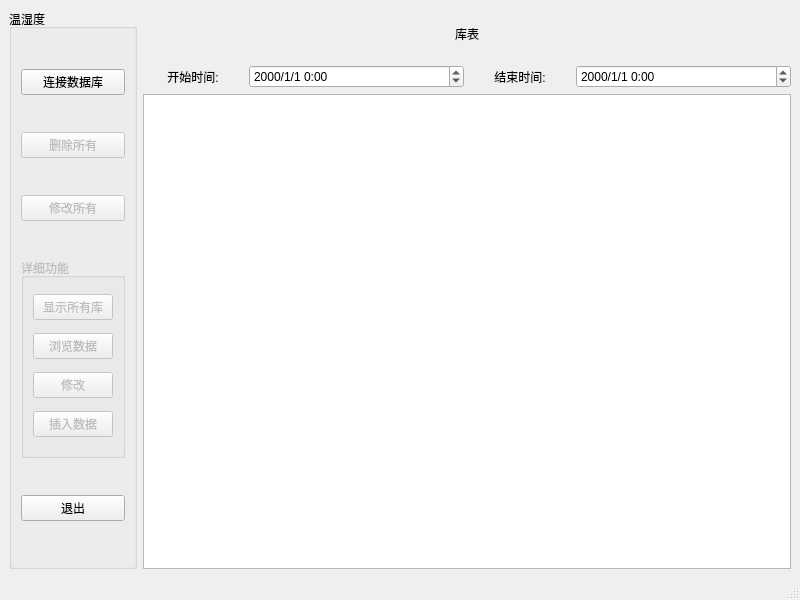
<?xml version="1.0" encoding="UTF-8"?>
<ui version="4.0">
 <class>MainWindow</class>
 <widget class="QMainWindow" name="MainWindow">
  <property name="geometry">
   <rect>
    <x>0</x>
    <y>0</y>
    <width>800</width>
    <height>600</height>
   </rect>
  </property>
  <property name="windowTitle">
   <string>MainWindow</string>
  </property>
  <widget class="QWidget" name="centralWidget">
   <layout class="QHBoxLayout" name="horizontalLayout">
    <item>
     <widget class="QGroupBox" name="groupBox">
      <property name="title">
       <string>温湿度</string>
      </property>
      <layout class="QVBoxLayout" name="verticalLayout">
       <item>
        <widget class="QPushButton" name="conn">
         <property name="text">
          <string>连接数据库</string>
         </property>
        </widget>
       </item>
       <item>
        <widget class="QPushButton" name="del_all">
         <property name="enabled">
          <bool>false</bool>
         </property>
         <property name="text">
          <string>删除所有</string>
         </property>
        </widget>
       </item>
       <item>
        <widget class="QPushButton" name="up_all">
         <property name="enabled">
          <bool>false</bool>
         </property>
         <property name="text">
          <string>修改所有</string>
         </property>
        </widget>
       </item>
       <item>
        <widget class="QGroupBox" name="groupBox_2">
         <property name="enabled">
          <bool>false</bool>
         </property>
         <property name="maximumSize">
          <size>
           <width>200</width>
           <height>200</height>
          </size>
         </property>
         <property name="title">
          <string>详细功能</string>
         </property>
         <layout class="QVBoxLayout" name="verticalLayout_2">
          <property name="spacing">
           <number>6</number>
          </property>
          <item>
           <widget class="QPushButton" name="show_bt">
            <property name="text">
             <string>显示所有库</string>
            </property>
           </widget>
          </item>
          <item>
           <widget class="QPushButton" name="view_tb">
            <property name="text">
             <string>浏览数据</string>
            </property>
           </widget>
          </item>
          <item>
           <widget class="QPushButton" name="up_tb">
            <property name="text">
             <string>修改</string>
            </property>
           </widget>
          </item>
          <item>
           <widget class="QPushButton" name="ins_tb">
            <property name="text">
             <string>插入数据</string>
            </property>
           </widget>
          </item>
         </layout>
        </widget>
       </item>
       <item>
        <widget class="QPushButton" name="tui">
         <property name="text">
          <string>退出</string>
         </property>
        </widget>
       </item>
      </layout>
     </widget>
    </item>
    <item>
     <layout class="QVBoxLayout" name="verticalLayout_3" stretch="0,0,0">
      <item>
       <widget class="QLabel" name="label">
        <property name="minimumSize">
         <size>
          <width>100</width>
          <height>50</height>
         </size>
        </property>
        <property name="text">
         <string>库表</string>
        </property>
        <property name="alignment">
         <set>Qt::AlignCenter</set>
        </property>
        <property name="margin">
         <number>0</number>
        </property>
       </widget>
      </item>
      <item>
       <layout class="QHBoxLayout" name="horizontalLayout_2">
        <item>
         <widget class="QLabel" name="label_2">
          <property name="maximumSize">
           <size>
            <width>100</width>
            <height>16777215</height>
           </size>
          </property>
          <property name="text">
           <string>开始时间:</string>
          </property>
          <property name="textFormat">
           <enum>Qt::AutoText</enum>
          </property>
          <property name="alignment">
           <set>Qt::AlignCenter</set>
          </property>
          <property name="wordWrap">
           <bool>false</bool>
          </property>
         </widget>
        </item>
        <item>
         <widget class="QDateTimeEdit" name="start_dt">
          <property name="displayFormat">
           <string>yyyy/M/d h:mm</string>
          </property>
         </widget>
        </item>
        <item>
         <widget class="QLabel" name="label_1">
          <property name="maximumSize">
           <size>
            <width>100</width>
            <height>16777215</height>
           </size>
          </property>
          <property name="text">
           <string>结束时间:</string>
          </property>
          <property name="alignment">
           <set>Qt::AlignCenter</set>
          </property>
         </widget>
        </item>
        <item>
         <widget class="QDateTimeEdit" name="end_dt">
          <property name="displayFormat">
           <string>yyyy/M/d h:mm</string>
          </property>
         </widget>
        </item>
       </layout>
      </item>
      <item>
       <widget class="QTableWidget" name="table"/>
      </item>
     </layout>
    </item>
   </layout>
  </widget>
  <widget class="QStatusBar" name="statusBar"/>
 </widget>
 <resources/>
 <connections>
  <connection>
   <sender>tui</sender>
   <signal>clicked()</signal>
   <receiver>MainWindow</receiver>
   <slot>close()</slot>
   <hints>
    <hint type="sourcelabel">
     <x>76</x>
     <y>535</y>
    </hint>
    <hint type="destinationlabel">
     <x>216</x>
     <y>597</y>
    </hint>
   </hints>
  </connection>
 </connections>
</ui>
